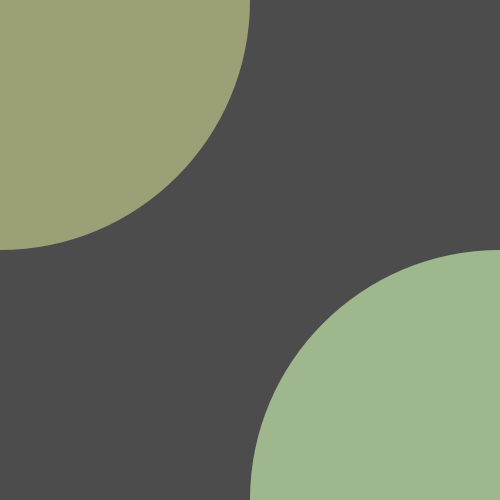
Frame 1 (no input)
Frame 60 (the mouse pressed at the canvas centre just before this capture): identical to frame 1, image omitted
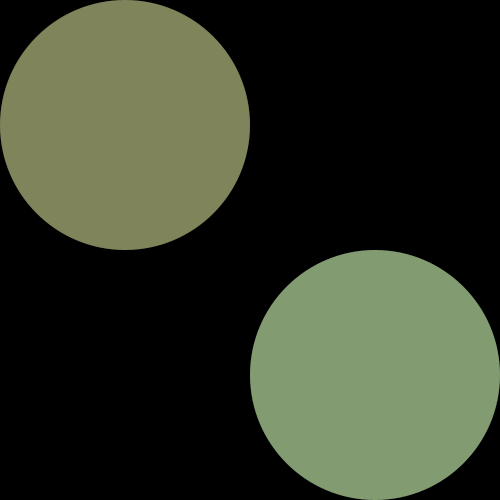
Frame 120 (the mouse held since frame 60 and released just before this capture)

The Processing sketch that drew these frames (run headless with seeded random() and noise(); from frame 60 on, the mouse is pressed at the canvas centre):

// Processing sketch: processing_164442
// ── processing_164442.pde

void setup() {
size(500, 500);
noStroke();
}
void draw() {
  float normX = mouseX/float(width);
  float normY = mouseY/float(height);
  
  if ((mouseX < 250) && (mouseY < 250)) {
    background(76);
  } else if ((mouseX > 250) && (mouseY < 250)) {
    background(170); 
  } else if ((mouseX > 250) && (mouseY > 250)) {
    background (255);
  } else {
    background (0);
  }



fill(127,230,250,100);
ellipse(width-(pow(normX,2)*width),height-(pow(normY,2)*height),width-mouseX,width-mouseX);
fill(255,133,133,100);
ellipse(pow(normX,2)*width,pow(normY,2)*height,width-mouseX,width-mouseX);
fill(170,255,150,100);
ellipse(pow(normX,2)*width,pow(normY,2)*height,height-mouseY,height-mouseY);
fill(255,255,133,100);
ellipse(width-(pow(normX,2)*width),height-(pow(normY,2)*height),height-mouseY,height-mouseY);
}
